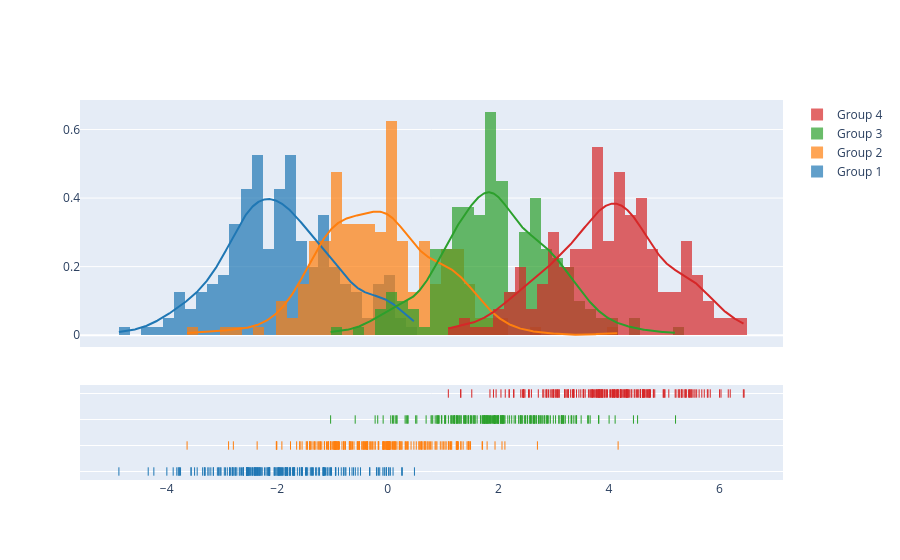

This figure's notebook cell:
### Code cell
import plotly.figure_factory as ff

# Add histogram data
x1 = np.random.randn(200) - 2
x2 = np.random.randn(200)
x3 = np.random.randn(200) + 2
x4 = np.random.randn(200) + 4

# Group data together
hist_data = [x1, x2, x3, x4]

group_labels = ['Group 1', 'Group 2', 'Group 3', 'Group 4']

# Create distplot with custom bin_size
fig = ff.create_distplot(hist_data, group_labels, bin_size=.2)
fig.show()

### Figure 1 — Plotly figure (JSON) as saved in the notebook; plotly's stock layout.template omitted (floating-point values rounded to 4 significant figures; data arrays with more than 128 entries replaced by an {"elided": "..."} marker saying what was removed)
{"data": [{"autobinx": false, "histnorm": "probability density", "legendgroup": "Group 1", "marker": {"color": "rgb(31, 119, 180)"}, "name": "Group 1", "opacity": 0.7, "type": "histogram", "x": {"elided": "200 float values"}, "xaxis": "x", "xbins": {"end": 0.4821, "size": 0.2, "start": -4.863}, "yaxis": "y"}, {"autobinx": false, "histnorm": "probability density", "legendgroup": "Group 2", "marker": {"color": "rgb(255, 127, 14)"}, "name": "Group 2", "opacity": 0.7, "type": "histogram", "x": {"elided": "200 float values"}, "xaxis": "x", "xbins": {"end": 4.166, "size": 0.2, "start": -3.63}, "yaxis": "y"}, {"autobinx": false, "histnorm": "probability density", "legendgroup": "Group 3", "marker": {"color": "rgb(44, 160, 44)"}, "name": "Group 3", "opacity": 0.7, "type": "histogram", "x": {"elided": "200 float values"}, "xaxis": "x", "xbins": {"end": 5.205, "size": 0.2, "start": -1.034}, "yaxis": "y"}, {"autobinx": false, "histnorm": "probability density", "legendgroup": "Group 4", "marker": {"color": "rgb(214, 39, 40)"}, "name": "Group 4", "opacity": 0.7, "type": "histogram", "x": {"elided": "200 float values"}, "xaxis": "x", "xbins": {"end": 6.445, "size": 0.2, "start": 1.095}, "yaxis": "y"}, {"legendgroup": "Group 1", "marker": {"color": "rgb(31, 119, 180)"}, "mode": "lines", "name": "Group 1", "showlegend": false, "type": "scatter", "x": {"elided": "500 float values"}, "xaxis": "x", "y": {"elided": "500 float values"}, "yaxis": "y"}, {"legendgroup": "Group 2", "marker": {"color": "rgb(255, 127, 14)"}, "mode": "lines", "name": "Group 2", "showlegend": false, "type": "scatter", "x": {"elided": "500 float values"}, "xaxis": "x", "y": {"elided": "500 float values"}, "yaxis": "y"}, {"legendgroup": "Group 3", "marker": {"color": "rgb(44, 160, 44)"}, "mode": "lines", "name": "Group 3", "showlegend": false, "type": "scatter", "x": {"elided": "500 float values"}, "xaxis": "x", "y": {"elided": "500 float values"}, "yaxis": "y"}, {"legendgroup": "Group 4", "marker": {"color": "rgb(214, 39, 40)"}, "mode": "lines", "name": "Group 4", "showlegend": false, "type": "scatter", "x": {"elided": "500 float values"}, "xaxis": "x", "y": {"elided": "500 float values"}, "yaxis": "y"}, {"legendgroup": "Group 1", "marker": {"color": "rgb(31, 119, 180)", "symbol": "line-ns-open"}, "mode": "markers", "name": "Group 1", "showlegend": false, "type": "scatter", "x": {"elided": "200 float values"}, "xaxis": "x", "y": {"elided": "200 str values"}, "yaxis": "y2"}, {"legendgroup": "Group 2", "marker": {"color": "rgb(255, 127, 14)", "symbol": "line-ns-open"}, "mode": "markers", "name": "Group 2", "showlegend": false, "type": "scatter", "x": {"elided": "200 float values"}, "xaxis": "x", "y": {"elided": "200 str values"}, "yaxis": "y2"}, {"legendgroup": "Group 3", "marker": {"color": "rgb(44, 160, 44)", "symbol": "line-ns-open"}, "mode": "markers", "name": "Group 3", "showlegend": false, "type": "scatter", "x": {"elided": "200 float values"}, "xaxis": "x", "y": {"elided": "200 str values"}, "yaxis": "y2"}, {"legendgroup": "Group 4", "marker": {"color": "rgb(214, 39, 40)", "symbol": "line-ns-open"}, "mode": "markers", "name": "Group 4", "showlegend": false, "type": "scatter", "x": {"elided": "200 float values"}, "xaxis": "x", "y": {"elided": "200 str values"}, "yaxis": "y2"}], "layout": {"barmode": "overlay", "hovermode": "closest", "legend": {"traceorder": "reversed"}, "xaxis": {"anchor": "y2", "domain": [0.0, 1.0], "zeroline": false}, "yaxis": {"anchor": "free", "domain": [0.35, 1], "position": 0.0}, "yaxis2": {"anchor": "x", "domain": [0, 0.25], "dtick": 1, "showticklabels": false}}}
